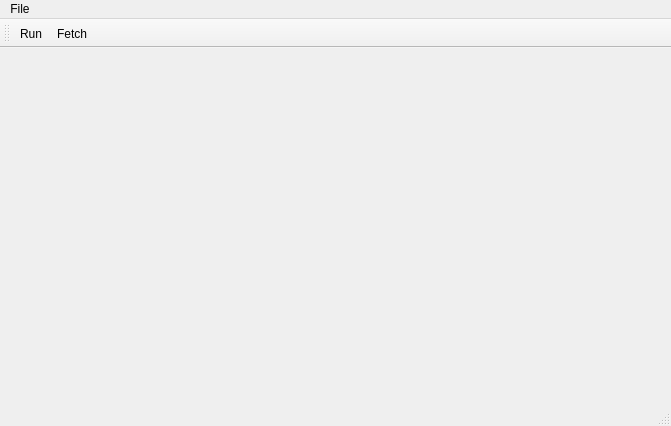
<?xml version="1.0" encoding="UTF-8"?>
<ui version="4.0">
 <class>MainWindow</class>
 <widget class="QMainWindow" name="MainWindow">
  <property name="geometry">
   <rect>
    <x>0</x>
    <y>0</y>
    <width>671</width>
    <height>426</height>
   </rect>
  </property>
  <property name="windowTitle">
   <string>MainWindow</string>
  </property>
  <widget class="QWidget" name="centralWidget">
   <layout class="QVBoxLayout" name="verticalLayout">
    <item>
     <widget class="ExePickerWidget" name="widget" native="true"/>
    </item>
    <item>
     <layout class="QHBoxLayout" name="horizontalLayout">
      <item>
       <widget class="TagFilterWidget" name="orTagFilter" native="true"/>
      </item>
      <item>
       <widget class="TagFilterWidget" name="andTagFilter" native="true"/>
      </item>
     </layout>
    </item>
   </layout>
  </widget>
  <widget class="QMenuBar" name="menuBar">
   <property name="geometry">
    <rect>
     <x>0</x>
     <y>0</y>
     <width>671</width>
     <height>20</height>
    </rect>
   </property>
   <widget class="QMenu" name="menuFile">
    <property name="title">
     <string>File</string>
    </property>
    <addaction name="separator"/>
    <addaction name="actionExit"/>
   </widget>
   <addaction name="menuFile"/>
  </widget>
  <widget class="QToolBar" name="mainToolBar">
   <attribute name="toolBarArea">
    <enum>TopToolBarArea</enum>
   </attribute>
   <attribute name="toolBarBreak">
    <bool>false</bool>
   </attribute>
   <addaction name="actionRun"/>
   <addaction name="actionFetch"/>
  </widget>
  <widget class="QStatusBar" name="statusBar"/>
  <action name="actionRun">
   <property name="text">
    <string>Run</string>
   </property>
   <property name="toolTip">
    <string>Runs the catch exe</string>
   </property>
   <property name="shortcut">
    <string>F5</string>
   </property>
  </action>
  <action name="actionFetch">
   <property name="text">
    <string>Fetch</string>
   </property>
   <property name="toolTip">
    <string>Fetches available test and tags from the catch exce</string>
   </property>
   <property name="shortcut">
    <string>F6</string>
   </property>
  </action>
  <action name="actionExit">
   <property name="text">
    <string>Exit</string>
   </property>
  </action>
 </widget>
 <layoutdefault spacing="6" margin="11"/>
 <customwidgets>
  <customwidget>
   <class>TagFilterWidget</class>
   <extends>QWidget</extends>
   <header>TagFilterWidget.h</header>
   <container>1</container>
  </customwidget>
  <customwidget>
   <class>ExePickerWidget</class>
   <extends>QWidget</extends>
   <header>ExePickerWidget.h</header>
   <container>1</container>
  </customwidget>
 </customwidgets>
 <resources/>
 <connections>
  <connection>
   <sender>actionExit</sender>
   <signal>triggered()</signal>
   <receiver>MainWindow</receiver>
   <slot>close()</slot>
   <hints>
    <hint type="sourcelabel">
     <x>-1</x>
     <y>-1</y>
    </hint>
    <hint type="destinationlabel">
     <x>335</x>
     <y>212</y>
    </hint>
   </hints>
  </connection>
 </connections>
</ui>
